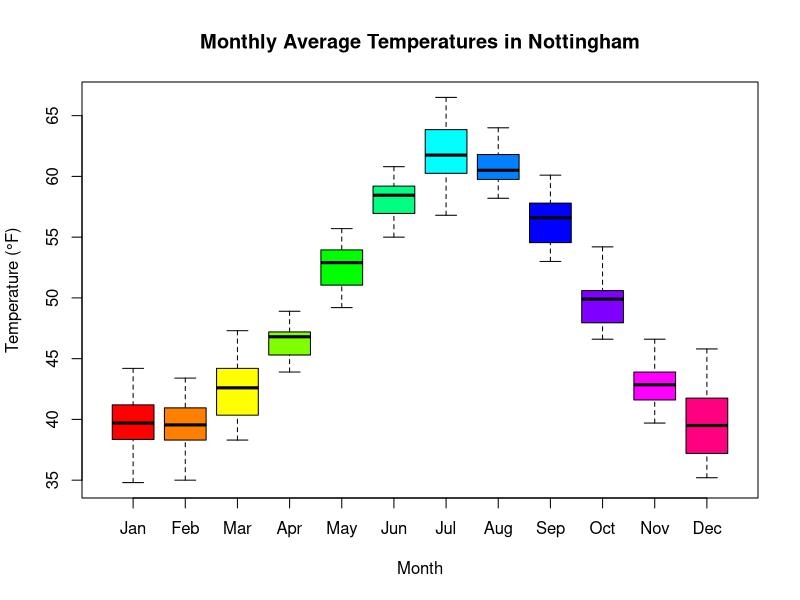
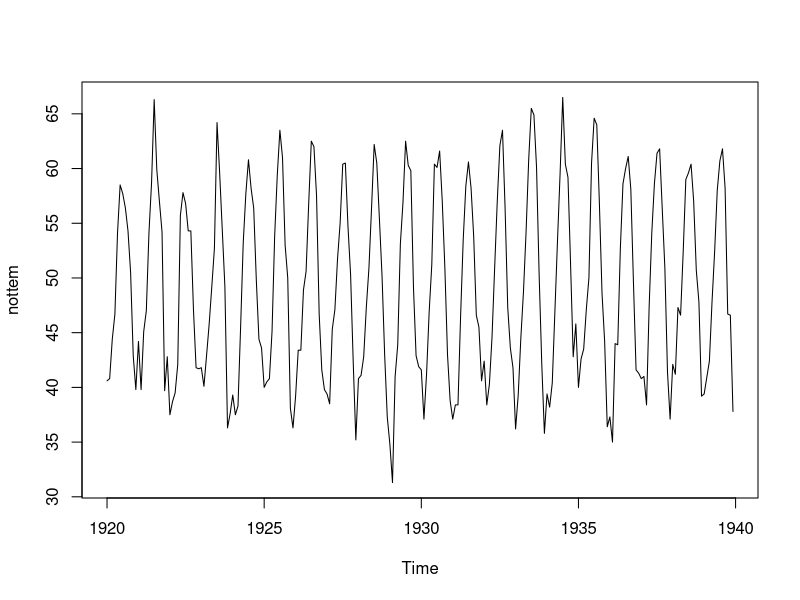
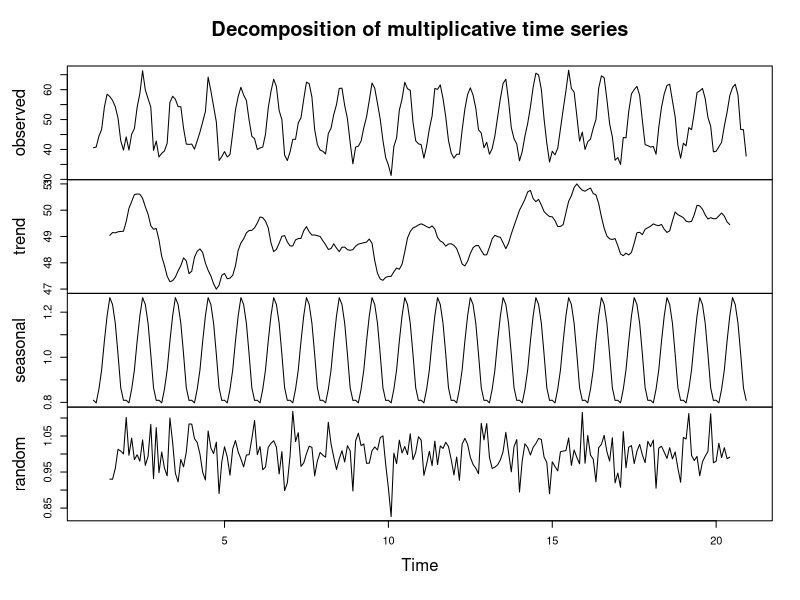
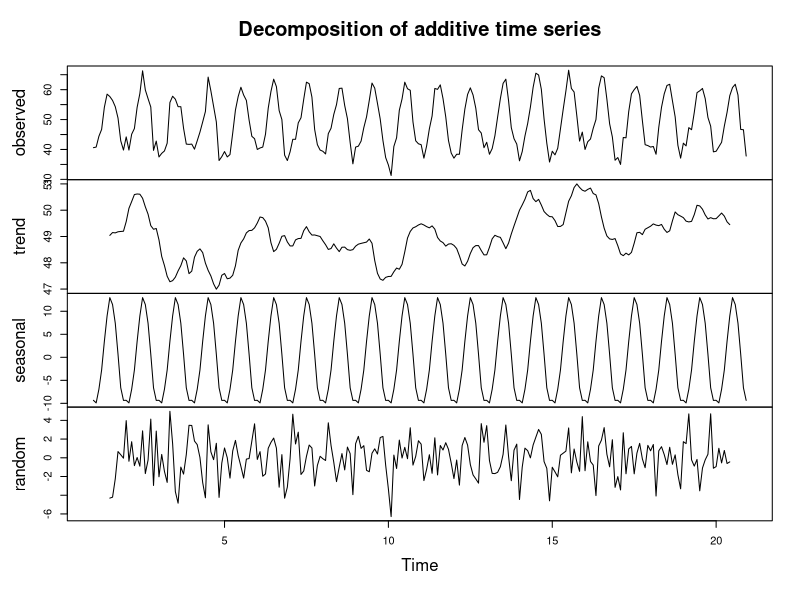
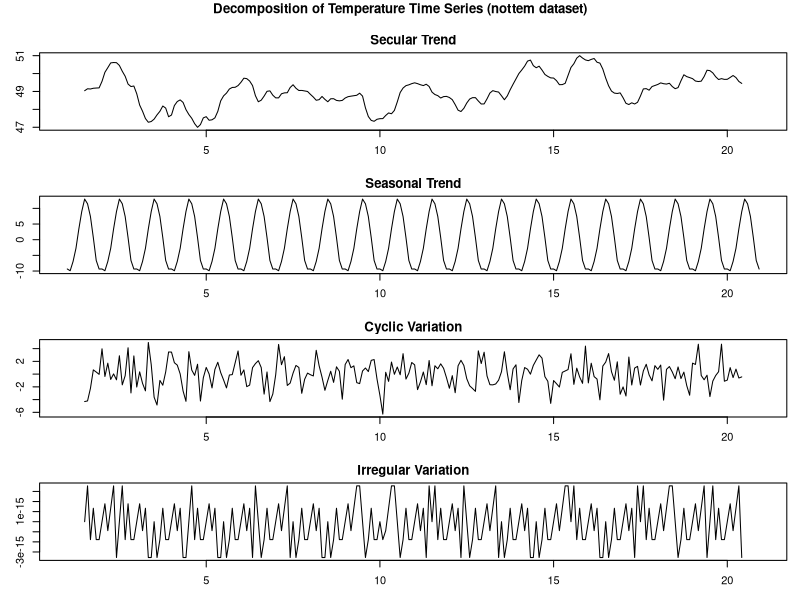

Write R code to recreate these figures, in order.
install.packages("forecast")
library(forecast)

# Load the nottem dataset
data(nottem)

# Check the class of the dataset
class(nottem)

# Create a color palette for the box plot
my_colors = rainbow(12)
my_colors

# Box plot by month with customizations
boxplot(split(nottem, cycle(nottem)),
        xlab = "Month", ylab = "Temperature (°F)",
        col = my_colors,  # Assign colors to each box
        border = "black",  # Set the border color
        main = "Monthly Average Temperatures in Nottingham",
        names = month.abb,  # Use abbreviated month names as labels
        outline = FALSE)  # Remove outliers

# Plot the time series data
plot(nottem)

# Convert the data into a time series object
data_ts = ts(nottem, frequency = 12)
data_ts

# Decompose the time series data using multiplicative method
d_multiplicative = decompose(data_ts, "multiplicative")
plot(d_multiplicative)

# Decompose the time series data using additive method
d_additive = decompose(data_ts, "additive")
plot(d_additive)

# Convert the data into a time series object
data_ts = ts(nottem, frequency = 12)

# Decompose the time series data
decomp = decompose(data_ts)

# Set the graphical parameters to adjust figure margins
par(mfrow=c(4,1), mar=c(3, 3, 2, 1), oma=c(0, 0, 2, 0))

# Extract components
secular_trend <- decomp$trend
seasonal_trend <- decomp$seasonal
cyclic_variation <- decomp$random
irregular_variation <- data_ts - secular_trend - seasonal_trend - cyclic_variation

# Plot the Secular Trend
plot(secular_trend, main="Secular Trend", ylab="Temperature", xlab="")

# Plot the Seasonal Trend
plot(seasonal_trend, main="Seasonal Trend", ylab="Temperature", xlab="")

# Plot the Cyclic Variation
plot(cyclic_variation, main="Cyclic Variation", ylab="Temperature", xlab="")

# Plot the Irregular Variation
plot(irregular_variation, main="Irregular Variation", ylab="Temperature", xlab="Year")

# Add a common title for all plots
title("Decomposition of Temperature Time Series (nottem dataset)",side = 3, outer = TRUE, line = 1, cex = 2)

